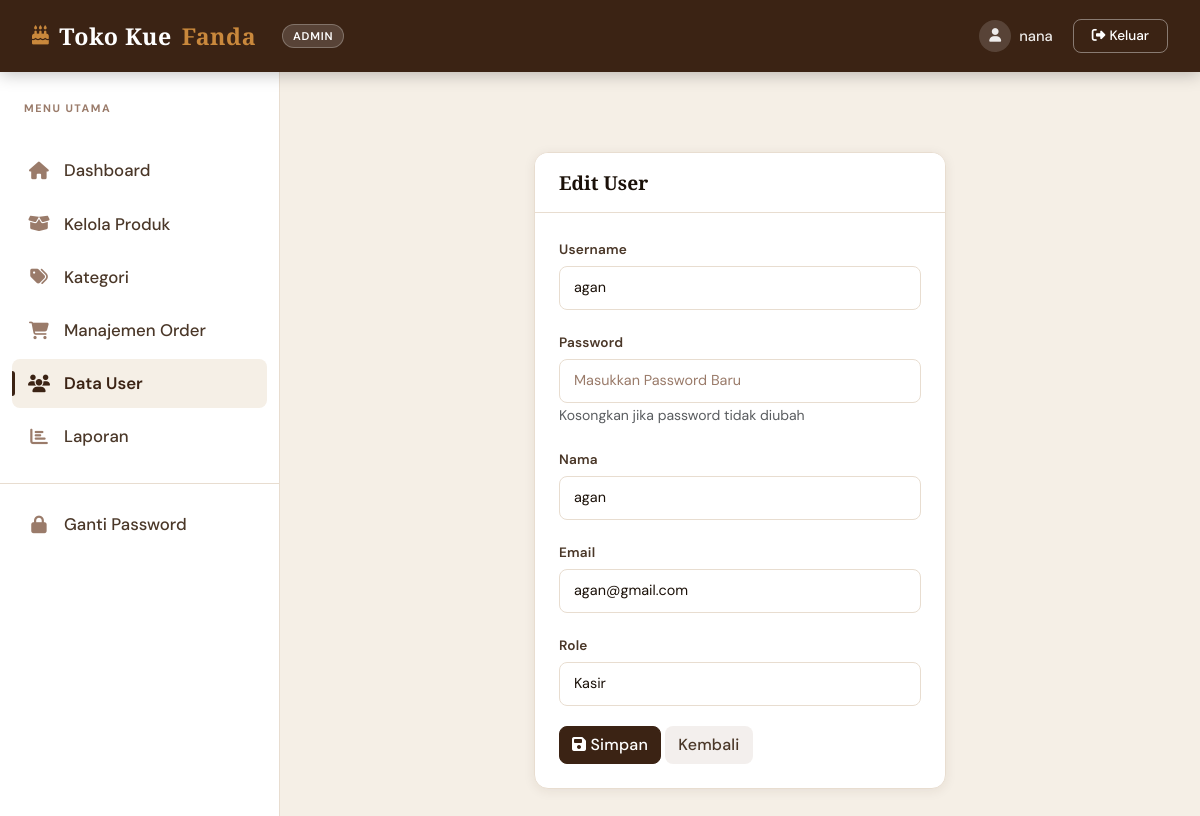
/admin/user_edit.php?id=3 (signed in), run on the app's committed database.
### tables this page shows
CREATE TABLE `user` (
  `user_id` int(11) NOT NULL,
  `nama` varchar(100) NOT NULL,
  `username` varchar(50) NOT NULL,
  `password` varchar(225) NOT NULL,
  `email` varchar(100) NOT NULL,
  `role` enum('admin','kasir','pelanggan','') NOT NULL,
  `status` enum('aktif','nonaktif','','') NOT NULL,
  `created_at` timestamp NOT NULL DEFAULT current_timestamp()
);

### admin/user_edit.php (the view, shortened to what this page needs)
<?php
include 'header.php';
include '../koneksi.php';
?>
<div class="container mt-5">
    <div class="row justify-content-center">
        <div class="col-md-6">
            <div class="card shadow-sm">
                <div class="card-header bg-dark text-white">
                    <h5 class="mb-0">
                        Edit User
                    </h5>
                </div>
                <div class="card-body">
                    <?php
                    $id = $_GET['id'];
                    $data = mysqli_query($koneksi,
                        "SELECT * FROM user
                         WHERE user_id='$id'");
                    while ($d = mysqli_fetch_array($data)) {
                    ?>
                    <form method="POST" action="user_update.php">
                        <div class="mb-3">
                            <label class="form-label">
                                Username
                            </label>
                            <input type="text"
                                   name="username"
                                   class="form-control"
                                   value="<?php echo $d['username']; ?>"
                                   required>
                        </div>
                        <div class="mb-3">
                            <label class="form-label">
                                Password
                            </label>
                            <input type="password"
                                   name="password"
                                   class="form-control"
                                   placeholder="Masukkan Password Baru">
                            <small class="text-muted">
                                Kosongkan jika password tidak diubah
                            </small>
                        </div>
                        <div class="mb-3">
                            <label class="form-label">
                                Nama
                            </label>
                            <input type="text"
                                   name="nama"
                                   class="form-control"
                                   value="<?php echo $d['nama']; ?>"
                                   required>
                        </div>
                        <div class="mb-3">
                            <label class="form-label">
                                Email
                            </label>
                            <input type="email"
                                   name="email"
                                   class="form-control"
                                   value="<?php echo $d['email']; ?>"
                                   required>
                        </div>
                        <div class="mb-3">
                            <label class="form-label">
                                Role
                            </label>
                            <select name="role"
                                    class="form-select"
                                    required>
                                <option value="kasir"
                                    <?php if ($d['role'] == "kasir") {
                                        echo "selected";
                                    } ?>>
                                    Kasir
                                </option>
                            </select>
                        </div>
                        <button type="submit"
                                class="btn btn-primary">
                            <i class="fas fa-save"></i>
                            Simpan
                        </button>
                        <a href="user.php"
                           class="btn btn-secondary">
                            Kembali
                        </a>
                    </form>
                    <?php
                    }
                    ?>
                </div>
            </div>
        </div>
    </div>
</div>
<?php include 'footer.php'; ?>

### admin/style.css (style rules this page uses)
:root { --brown-dark: #3B2314; --brown-mid: #5C3D2E; --brown-light: #8B5E3C; --cream-bg: #F5EFE6; --cream-card: #FDF9F4; --cream-border: #E8DDD0; --accent-gold: #C9883C; --accent-rose: #C97B8C; --text-dark: #1A1008; --text-mid: #4A3728; --text-muted: #9A7B6A; --sidebar-w: 280px; --topbar-h: 72px; --radius: 14px; --radius-sm: 8px; --shadow: 0 4px 24px rgba(59,35,20,.10); --shadow-card: 0 2px 12px rgba(59,35,20,.08); --transition: all .25s cubic-bezier(.4,0,.2,1); }
*, *::before, *::after { box-sizing: border-box; margin: 0; padding: 0; }
html { scroll-behavior: smooth; }
body { font-family: 'DM Sans', sans-serif; background: var(--cream-bg); color: var(--text-dark); min-height: 100vh; overflow-x: hidden; }
.main-content > .container, .container { max-width: 100% !important; padding: 0; }
.card { border: 1px solid var(--cream-border) !important; border-radius: var(--radius) !important; background: #fff !important; box-shadow: var(--shadow-card) !important; overflow: hidden; animation: fadeSlideUp .4s ease both; }
.card-header { background: #fff !important; border-bottom: 1px solid var(--cream-border) !important; padding: 18px 24px !important; display: flex; align-items: center; justify-content: space-between; }
.card-header h5 { font-family: 'Playfair Display', serif; font-size: 1.2rem; font-weight: 700; color: var(--text-dark) !important; margin: 0; }
.card-header.bg-dark { background: #fff !important; }
.card-header.bg-dark h5 { color: var(--text-dark) !important; }
.card-body { padding: 24px !important; }
.btn { font-family: 'DM Sans', sans-serif !important; font-weight: 500 !important; border-radius: var(--radius-sm) !important; transition: var(--transition) !important; letter-spacing: .2px; }
.btn-primary { background: var(--brown-dark) !important; border-color: var(--brown-dark) !important; color: #fff !important; }
.btn-secondary { background: rgba(154,123,106,.12) !important; border-color: transparent !important; color: var(--text-mid) !important; }
.form-label { font-size: .85rem; font-weight: 600; color: var(--text-mid); margin-bottom: 6px; letter-spacing: .2px; }
.form-control, .form-select { border: 1.5px solid var(--cream-border) !important; border-radius: var(--radius-sm) !important; padding: 10px 14px !important; font-size: .9rem !important; font-family: 'DM Sans', sans-serif !important; background: #fff !important; color: var(--text-dark) !important; transition: var(--transition) !important; }
.form-control::placeholder { color: var(--text-muted) !important; }
.mb-3 { margin-bottom: 20px !important; }
body { background: var(--cream-bg) !important; }

### data on the page
user: username "agan", nama "agan", email "agan@gmail.com", role "Kasir"

### other printed values
$_SESSION['username'] "nana"
